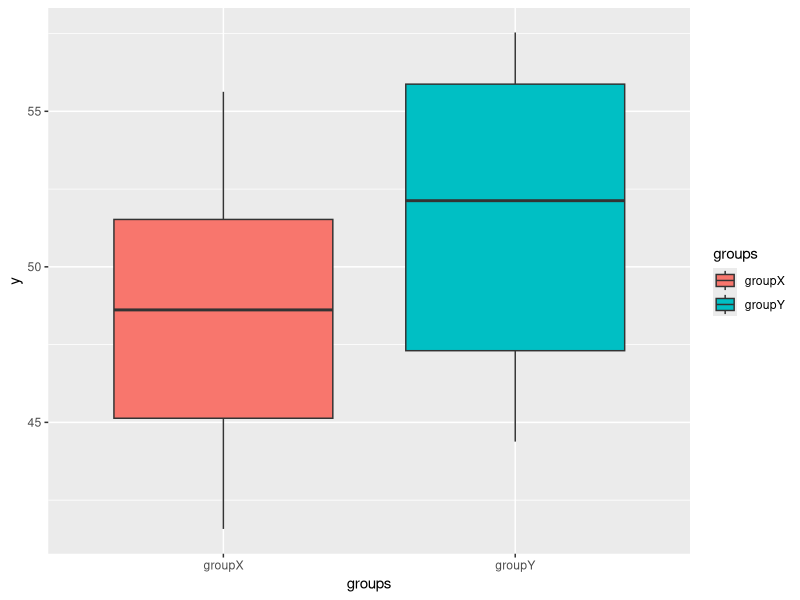

Recreate this plot in R.
## ---- chunk 1
doANOVA <- function(sampleSize=20, grandMean=50, errorSD=5, meanDiff=3, showPlot=TRUE) {
  library(ggplot2)
  myError <- rnorm(sampleSize, mean = 0, sd = errorSD)
  groups <- rep(c("groupX", "groupY"), sampleSize/2)
  y <- grandMean + c((meanDiff/2)*-1, (meanDiff/2)) + myError
  if(showPlot == TRUE) print(qplot(x=groups, y=y, geom="boxplot", fill=groups))
  myModel <- lm(y~groups)
  #simple way to get the p-value is to make an ANOVA
  #table and then pull it out
  p <- anova(myModel)[1,5]
  return(p)
}
## ---- chunk 2
set.seed(124)
## ---- chunk 3
doANOVA(sampleSize=20, errorSD=5, meanDiff=3)
## ---- chunk 4
calculatePower <- function(n){
  results<-numeric(500)
  for(i in 1:500){
    results[i] <- doANOVA(sampleSize=n, errorSD=5, meanDiff=3, showPlot=FALSE)
  }
  beta <- sum(results>0.05) / length(results)
  return(1 - beta)
}
calculatePower(n=20)

## ---- chunk 5
currentPower <- 0
sampleSize <- 20

while(currentPower < 0.8){ 
  currentPower <- calculatePower(n=sampleSize)
  sampleSize <- sampleSize + 4
}
currentPower
sampleSize
